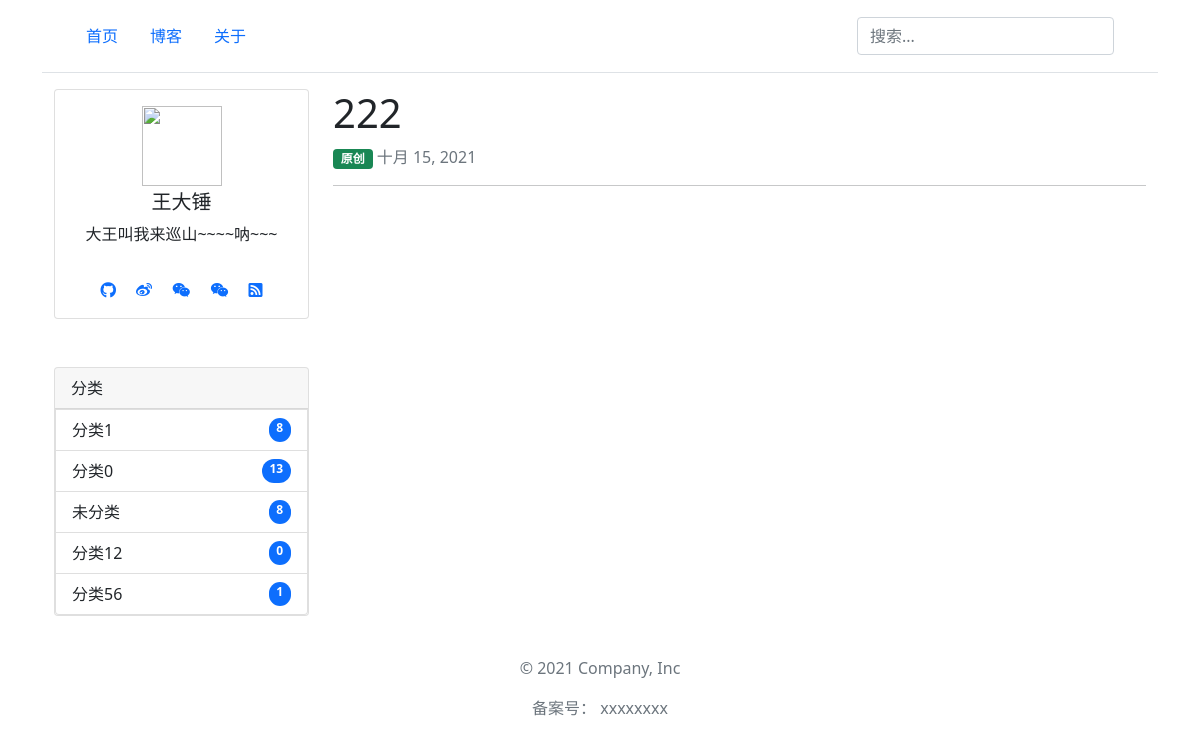
Screenshot of /article/47/ with the database file from the repository.
### blog/models.py (models this page shows, shortened)
class Category(models.Model):
    name = models.CharField('分类名', max_length=64)
    sort = models.SmallIntegerField('权重', default=0, help_text="数字越大，排名越靠前")
    article_count = models.IntegerField('文章数', default=0, help_text="该分类下，有多少篇文章")
    created = models.DateTimeField(verbose_name='添加时间', auto_now_add=True)
    modified = models.DateTimeField(verbose_name='修改时间', default=timezone.now)
    def get_absolute_url(self):
        return reverse('category-detail', kwargs={'pk': self.pk})
    class Meta:  # 按sort排序
        ordering = ['-sort']
        verbose_name = "分类"
        verbose_name_plural = verbose_name

class Article(models.Model):
    title = models.CharField('文章标题', max_length=128)
    sort = models.SmallIntegerField('权重', default=0, help_text="数字越大，排名越靠前；首先根据该值排序，若文章的该值一样，那最新的文章排前面")
    category = models.ForeignKey(Category, verbose_name='文章分类', on_delete=models.SET_DEFAULT, default=category_haveNo,
                                 related_name="articles")
    is_public = models.BooleanField('是否公开', default=True, help_text="文章是否公开展示，不勾选就对外隐藏")
    is_original = models.BooleanField('是否原创', default=True, help_text="文章是否原创，不勾选就是转载")
    content_markdown = models.TextField('文章内容markdown', null=True, blank=True)
    content_html = models.TextField('文章内容html', null=True, blank=True, help_text="返回给客户端(根据markdown自动生成的，不要手动修改)")
    keywords = models.CharField('seo的keywords', max_length=640, blank=True, null=True)
    description = models.CharField('seo的description', max_length=640, blank=True, null=True)
    click = models.PositiveIntegerField('点击量', default=0)
    created = models.DateTimeField(verbose_name='添加时间', auto_now_add=True)
    modified = models.DateTimeField(verbose_name='修改时间', default=timezone.now)
    @staticmethod
    def click_1(pk):
        Article.objects.filter(pk=pk).update(click=F('click') + 1)
    class Meta:
        ordering = ['-sort', '-created']  # 按照sort、created排序，sort权重更高
        verbose_name = "文章"
        verbose_name_plural = verbose_name

### blog/views.py (the view)
# urls.py: path('article/<pk>/', ArticleDetailView.as_view(), name="article-detail"),
class ArticleDetailView(DetailView):
    queryset = Article.get_public_article()
    def get_context_data(self, **kwargs):
        pk = self.kwargs.get("pk", None)
        Article.click_1(pk)  # 文章的点击量+1
        context = super().get_context_data(**kwargs)
        context['SITE_CONFIG'] = settings.SITE_CONFIG  # 网站配置信息
        context['category'] = Category.objects.all()  # 网站分类
        return context

### templates/blog/article_detail.html (shortened to what this page needs)
{% extends "base.html" %}
{% block content %}
<div class="container">
  <div class="row">
    <div class="col-3 d-none d-md-block">
     <div class="row">
         <div class="col">
             {% include 'user_info.html' %}
         </div>
     </div>
          <div class="row mt-5">
         <div class="col">
             {% include 'category.html' %}
         </div>
     </div>
    </div>
    <div class="col">
<article >
<h1>{{ object.title }}</h1>
{% if object.is_original %}
    <span class="badge bg-success">原创</span>
{% else %}
    <span class="badge bg-secondary">转载</span>
{% endif %}
<span class="text-muted text-small"> {{ object.created|date }}</span>
<hr>
</article>
    </div>
  </div>
</div>
{% endblock %}

### templates/category.html
<div class="card"  >
  <div class="card-header">
    分类
  </div>
    {% for item in category %}
<a href="{{ item.get_absolute_url }}" class="list-group-item list-group-item-action {% if request.path == item.get_absolute_url %}active{% endif %}" >
    <div class="d-flex w-100 justify-content-between">
   {{ item.name }}
    <span class="badge bg-primary rounded-pill">{{ item.article_count }}</span>
    </div>
  </a>
{% empty %}
    啥都没有
{% endfor %}
</div>

### rows the page displays
Category: name "分类1", article_count "8"
Category: name "分类0", article_count "13"
Category: name "未分类", article_count "8"
Category: name "分类12", article_count "0"
Category: name "分类56", article_count "1"
Article: title "222", created "十月 15, 2021"

### other values shown
{{ SITE_CONFIG.我的信息.名字 }} "王大锤"
{{ SITE_CONFIG.我的信息.座右铭 }} "大王叫我来巡山~~~~呐~~~"
